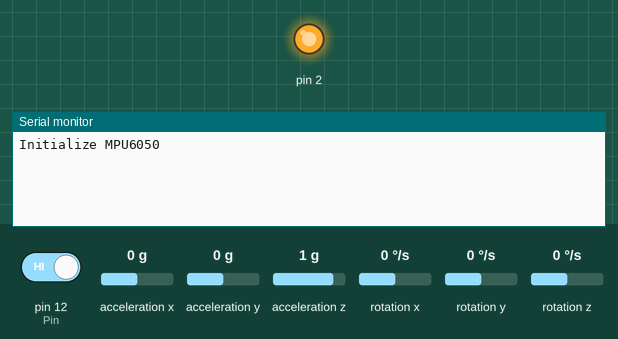
Simulated run of this sketch. Board: Arduino Uno, built with avr-gcc and run on an emulated ATmega328P. Shown: output pins drawn as LEDs (lit = HIGH), the last lines printed to the serial monitor. The test bench sets the inputs (shaded band); at power-on: pin 12 (Pin) HIGH, acceleration z 1 g, acceleration x 0 g, acceleration y 0 g, rotation x 0 °/s, rotation y 0 °/s, rotation z 0 °/s. Pins used as bus, display or sensor lines are not drawn.

Above: at 1.2 s.
1.3 s: pin 12 (Pin) driven LOW
At 2.0 s:
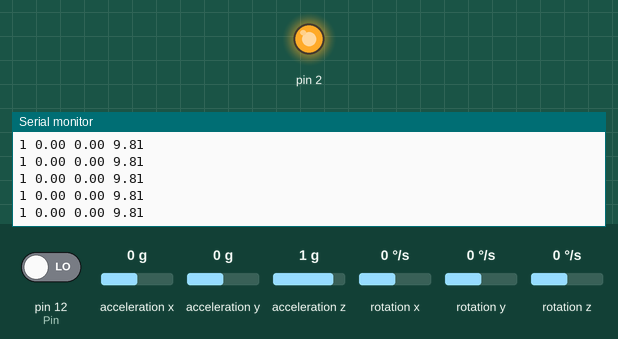
2.8 s: acceleration z set to 1.4 g
At 3.6 s:
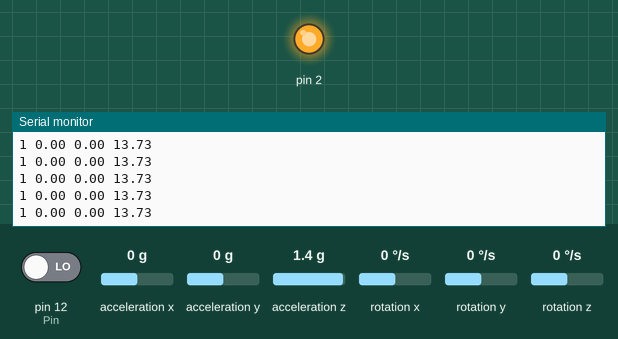

The sketch:

collect.ino
```cpp
#include <Wire.h>
#include <MPU6050.h>

MPU6050 mpu;
int Pin = 12;
bool state = false;
int state2 =true;
int vcc =11;

void setup()
{
  pinMode(vcc,OUTPUT);
  digitalWrite(vcc,HIGH);
  Serial.begin(115200);
  digitalWrite(2, HIGH);
  pinMode(2, OUTPUT);
  pinMode(Pin, INPUT);
  Serial.println("Initialize MPU6050");
  while (!mpu.begin(MPU6050_SCALE_2000DPS, MPU6050_RANGE_2G))
  {
    delay(500);
  }
}


void loop()
{
  if (digitalRead(Pin) == LOW) {
    state = true;
  }
  else if (digitalRead(Pin) == HIGH) {
    state = false;
  }
  if (state) { //如果PLC將電位拉低

    Serial.println("START");
    for (int i = 0; i < 256; i++) { //採集256點

      digitalWrite(vcc,LOW);
      digitalWrite(vcc,HIGH);
      mpu.begin(MPU6050_SCALE_2000DPS, MPU6050_RANGE_2G);
      Vector normAccel = mpu.readNormalizeAccel();
      Serial.print(digitalRead(Pin) == LOW);
      Serial.print(" ");
      Serial.print(normAccel.XAxis);
      Serial.print(" ");
      Serial.print(normAccel.YAxis);
      Serial.print(" ");
      Serial.println(normAccel.ZAxis);
      delay(10);
    }


  }
}
```

Measured:
- after the input at 1.3 s, the serial monitor: prints a new line at once (image 1)
- after the input at 2.8 s, the serial monitor: prints a new line at once (image 2)
